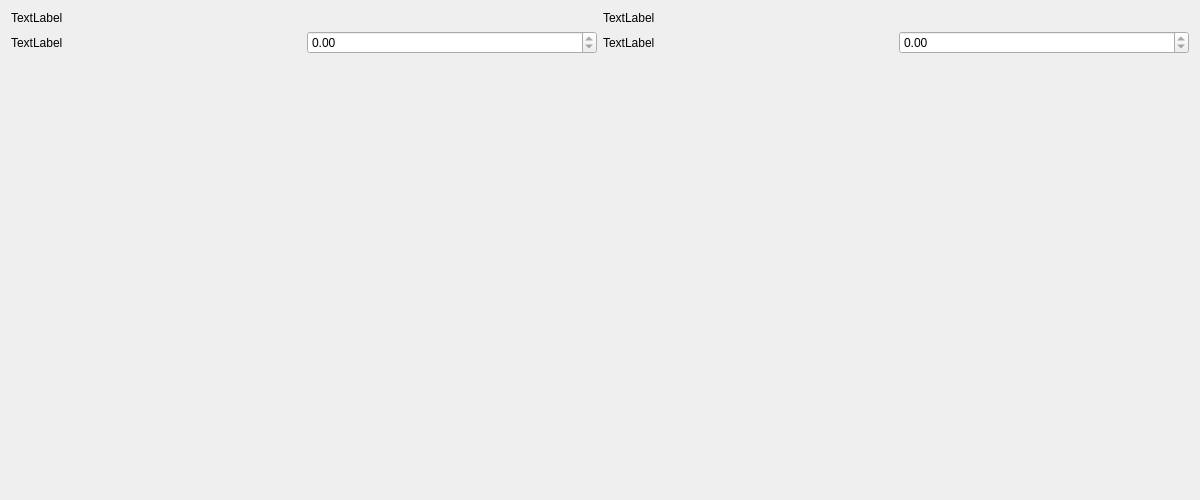
<?xml version="1.0" encoding="UTF-8"?>
<ui version="4.0">
 <class>Form</class>
 <widget class="QWidget" name="Form">
  <property name="geometry">
   <rect>
    <x>0</x>
    <y>0</y>
    <width>1200</width>
    <height>500</height>
   </rect>
  </property>
  <property name="windowTitle">
   <string>Form</string>
  </property>
  <layout class="QHBoxLayout" name="horizontalLayout_2">
   <item>
    <layout class="QVBoxLayout" name="verticalLayout_2">
     <item>
      <widget class="QLabel" name="label_3">
       <property name="text">
        <string>TextLabel</string>
       </property>
      </widget>
     </item>
     <item>
      <layout class="QHBoxLayout" name="horizontalLayout_3">
       <item>
        <widget class="QLabel" name="label_4">
         <property name="text">
          <string>TextLabel</string>
         </property>
        </widget>
       </item>
       <item>
        <widget class="QDoubleSpinBox" name="doubleSpinBox_2">
         <property name="readOnly">
          <bool>true</bool>
         </property>
        </widget>
       </item>
      </layout>
     </item>
     <item>
      <spacer name="verticalSpacer_2">
       <property name="orientation">
        <enum>Qt::Vertical</enum>
       </property>
       <property name="sizeHint" stdset="0">
        <size>
         <width>20</width>
         <height>40</height>
        </size>
       </property>
      </spacer>
     </item>
    </layout>
   </item>
   <item>
    <layout class="QVBoxLayout" name="verticalLayout">
     <item>
      <widget class="QLabel" name="label">
       <property name="text">
        <string>TextLabel</string>
       </property>
      </widget>
     </item>
     <item>
      <layout class="QHBoxLayout" name="horizontalLayout">
       <item>
        <widget class="QLabel" name="label_2">
         <property name="text">
          <string>TextLabel</string>
         </property>
        </widget>
       </item>
       <item>
        <widget class="QDoubleSpinBox" name="doubleSpinBox">
         <property name="readOnly">
          <bool>true</bool>
         </property>
        </widget>
       </item>
      </layout>
     </item>
     <item>
      <spacer name="verticalSpacer">
       <property name="orientation">
        <enum>Qt::Vertical</enum>
       </property>
       <property name="sizeHint" stdset="0">
        <size>
         <width>20</width>
         <height>40</height>
        </size>
       </property>
      </spacer>
     </item>
    </layout>
   </item>
  </layout>
 </widget>
 <resources/>
 <connections/>
</ui>
